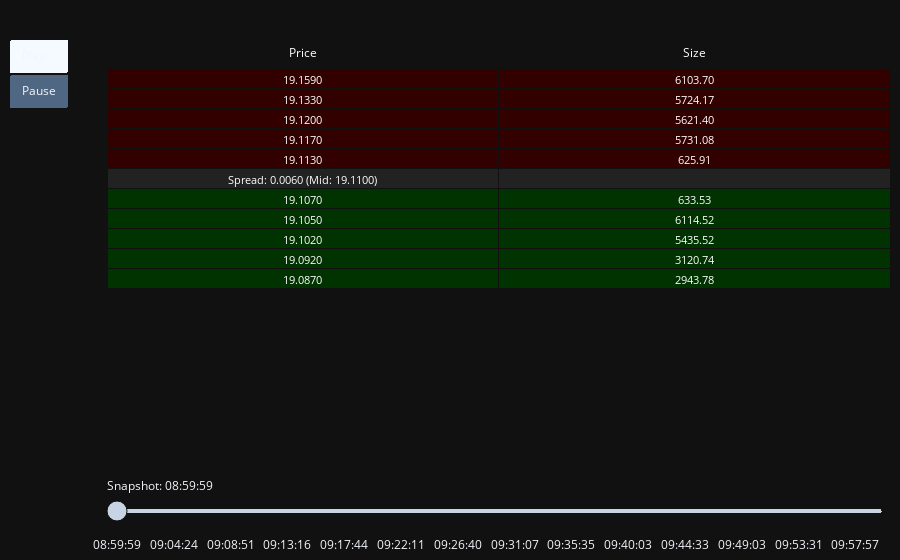

The code cell stored with this chart in its notebook:
### Code cell
from src.visualisation.orderbook import make_orderbook

fig = make_orderbook(snapshots, top_n=5)
fig.show()
